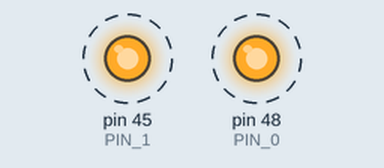
The sketch below on a simulated Arduino Mega 2560, built with avr-gcc and run on an emulated ATmega2560. Parts: output pins drawn as LEDs (lit = HIGH). Dashed ring = blinking.

Above: at 0.2 s.
Timing chart, 0 to 4.6 s (numbered marks = the images above):
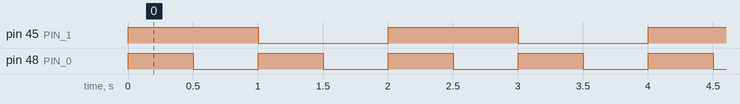

Measured:
- by itself, pin 45 (PIN_1): alternates HIGH for 1.0 s and LOW for 1.0 s
- by itself, pin 48 (PIN_0): alternates HIGH for 0.50 s and LOW for 0.50 s
- by itself, everything shown: repeats every 2.0 s, in 4 steps

The sketch:

Lab1Part1.ino
```cpp
#define PIN_0 48
#define PIN_1 45

uint8_t pin_0_state = LOW;
uint8_t pin_1_state = LOW;

void toggle_pin_0();
void toggle_pin_1();

void setup() {
  // pinmode to out
  pinMode(PIN_0, OUTPUT);
  pinMode(PIN_1, OUTPUT);
}

void loop() {
  // turn both leds on
  toggle_pin_0();
  toggle_pin_1();
  delay(500);

  // turn 500ms led off
  toggle_pin_0();
  delay(500);

  // turn 500ms led on
  toggle_pin_0();
  // turn 1000ms led off
  toggle_pin_1();
  delay(500);
  // turn 500ms led off
  toggle_pin_0();
  delay(500);

}

// toggles pin 0
void toggle_pin_0() {
  pin_0_state = !pin_0_state;
  digitalWrite(PIN_0, pin_0_state);
}

// toggles pin 1
void toggle_pin_1() {
  pin_1_state = !pin_1_state;
  digitalWrite(PIN_1, pin_1_state);
}
```
